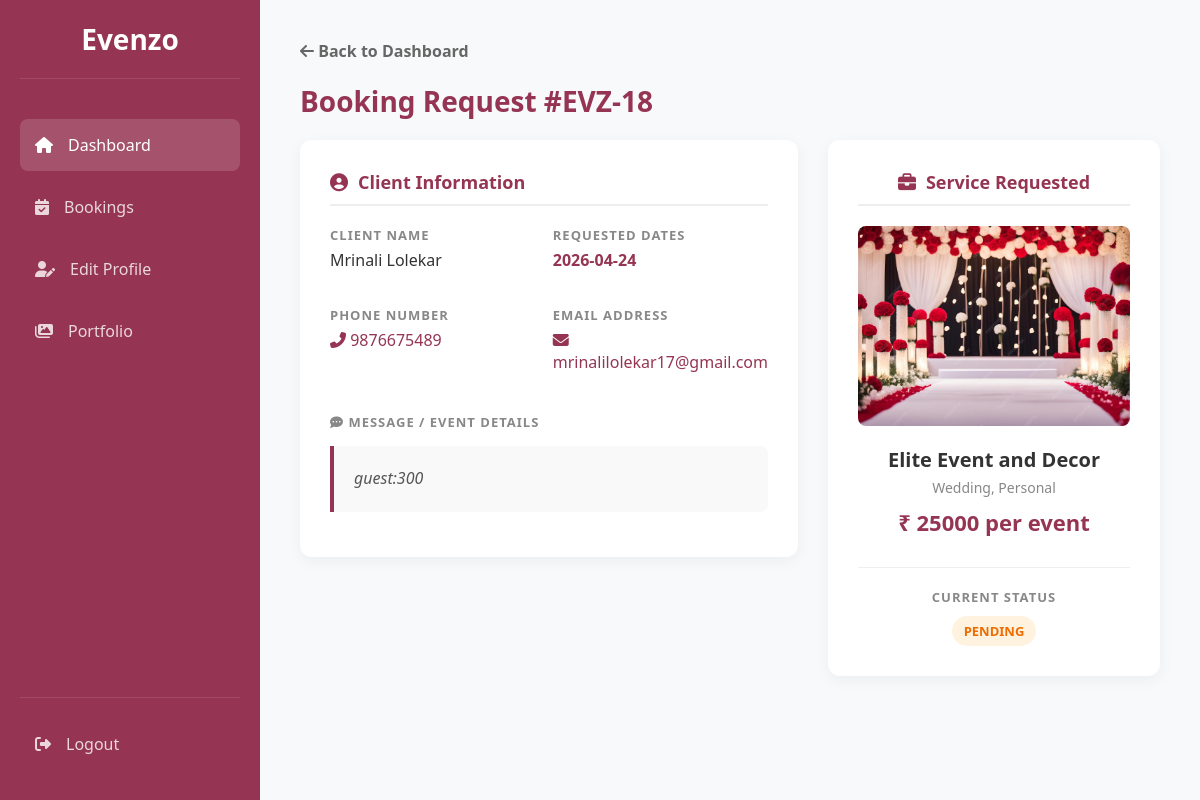
The page /view_booking/18 (signed in) on the database its author committed.
### tables this page shows
CREATE TABLE bookings (
            id INTEGER PRIMARY KEY AUTOINCREMENT,
            client_id INTEGER NOT NULL,
            manager_id INTEGER NOT NULL,
            service_id INTEGER,
            event_date DATE NOT NULL,
            status TEXT DEFAULT 'pending', -- pending, confirmed, rejected
            total_amount REAL,
            payment_status TEXT DEFAULT 'unpaid',
            created_at TIMESTAMP DEFAULT CURRENT_TIMESTAMP, client_phone TEXT, client_message TEXT, selected_package TEXT, event_location TEXT, cancelled_by TEXT, cancel_reason TEXT, transaction_id TEXT, receipt_number TEXT, cf_order_id TEXT,
            FOREIGN KEY (client_id) REFERENCES users (id),
            FOREIGN KEY (manager_id) REFERENCES users (id),
            FOREIGN KEY (service_id) REFERENCES services (id)
        );

CREATE TABLE users (
            id INTEGER PRIMARY KEY AUTOINCREMENT,
            full_name TEXT NOT NULL,
            email TEXT UNIQUE NOT NULL,
            password TEXT NOT NULL,
            role TEXT CHECK(role IN ('user', 'admin', 'eventmanager')) NOT NULL,
            is_approved INTEGER DEFAULT 0, -- 0=Pending, 1=Approved by Admin
            created_at TIMESTAMP DEFAULT CURRENT_TIMESTAMP
        , reset_otp TEXT, is_active INTEGER DEFAULT 1);

CREATE TABLE services (
                id INTEGER PRIMARY KEY AUTOINCREMENT,
                manager_id INTEGER NOT NULL,
                category TEXT,
                service_name TEXT NOT NULL,
                service_location TEXT,       
                services_offered TEXT,       
                experience_years INTEGER,    
                pricing TEXT,                
                images TEXT,                 
                description TEXT, unavailable_dates TEXT, pkg_basic_name TEXT DEFAULT 'Basic (Silver)', pkg_basic_price REAL DEFAULT 0.0, pkg_basic_desc TEXT, pkg_premium_name TEXT DEFAULT 'Premium (Gold)', pkg_premium_price REAL DEFAULT 0.0, pkg_premium_desc TEXT, pkg_luxury_name TEXT DEFAULT 'Luxury (Platinum)', pkg_luxury_price REAL DEFAULT 0.0, pkg_luxury_desc TEXT, package_tier TEXT DEFAULT 'Standard', is_active INTEGER DEFAULT 1,
                FOREIGN KEY (manager_id) REFERENCES users (id) ON DELETE CASCADE
            );

### app.py (the view)
@app.route('/view_booking/<int:booking_id>')
def view_booking(booking_id):
    if 'user_id' not in session or session['role'] != 'eventmanager':
        return redirect(url_for('index'))
    conn = get_db_connection()
    booking = conn.execute('''
        SELECT b.*, u.full_name as client_name, u.email as client_email,
               s.service_name, s.category, s.pricing, s.images, s.package_tier
        FROM bookings b
        JOIN users u ON b.client_id = u.id
        LEFT JOIN services s ON b.service_id = s.id
        WHERE b.id=? AND b.manager_id=?
    ''', (booking_id, session['user_id'])).fetchone()
    conn.close()
    if not booking:
        flash("Booking not found.")
        return redirect(url_for('dashboard'))
    return render_template('view_booking.html', booking=booking)

### app.py (called while the page is built)
def get_db_connection():
    conn = sqlite3.connect('database.db', timeout=10)
    conn.row_factory = sqlite3.Row
    conn.execute("PRAGMA foreign_keys = ON")
    return conn

### frontend/templates/view_booking.html (shortened to what this page needs)
<!DOCTYPE html>
<html lang="en">
<head>
    <link rel="stylesheet" href="https://cdnjs.cloudflare.com/ajax/libs/font-awesome/6.4.0/css/all.min.css">
</head>
<body>
    <div class="sidebar">
        <div class="logo">Evenzo</div>
        <nav class="nav-menu">
            <a href="{{ url_for('dashboard') }}" class="nav-item active"><i class="fas fa-home"></i> Dashboard</a>
            <a href="{{ url_for('dashboard') }}" class="nav-item"><i class="fas fa-calendar-check"></i> Bookings</a>
            <a href="{{ url_for('edit_profile') }}" class="nav-item"><i class="fas fa-user-edit"></i> Edit Profile</a>
            <a href="{{ url_for('portfolio') }}" class="nav-item"><i class="fas fa-images"></i> Portfolio</a>
        </nav>
        <div class="logout-container">
            <a href="{{ url_for('logout') }}" class="nav-item"><i class="fas fa-sign-out-alt"></i> Logout</a>
        </div>
    </div>
    <div class="main-content">
        <a href="{{ url_for('dashboard') }}" class="back-btn"><i class="fas fa-arrow-left"></i> Back to Dashboard</a>
        <h1 class="header-title">Booking Request #EVZ-{{ booking.id }}</h1>
        <div class="details-grid">
            <div class="card">
                <div class="card-header"><i class="fas fa-user-circle"></i> Client Information</div>
                <div style="display: grid; grid-template-columns: 1fr 1fr; gap: 20px; margin-bottom: 25px;">
                    <div class="info-row">
                        <div class="info-label">Client Name</div>
                        <div class="info-value">{{ booking.client_name }}</div>
                    </div>
                    <div class="info-row">
                        <div class="info-label">Requested Dates</div>
                        <div class="info-value" style="color: var(--primary); font-weight: bold;">{{ booking.event_date }}</div>
                    </div>
                    <div class="info-row">
                        <div class="info-label">Phone Number</div>
                        <div class="info-value"><a href="tel:{{ booking.client_phone }}"><i class="fas fa-phone-alt"></i> {{ booking.client_phone }}</a></div>
                    </div>
                    <div class="info-row">
                        <div class="info-label">Email Address</div>
                        <div class="info-value"><a href="mailto:{{ booking.client_email }}"><i class="fas fa-envelope"></i> {{ booking.client_email }}</a></div>
                    </div>
                </div>
                <div class="info-row">
                    <div class="info-label"><i class="fas fa-comment-dots"></i> Message / Event Details</div>
                    <div class="message-box">
                        {{ booking.client_message if booking.client_message else "The client did not provide any additional details." }}
                    </div>
                </div>
            </div>
            <div class="card portfolio-preview">
                <div class="card-header" style="justify-content: center;"><i class="fas fa-briefcase"></i> Service Requested</div>
                {% if booking.service_name %}
                    {% set raw_imgs = booking.images.split(',') if booking.images else [] %}
                    {% set clean_imgs = raw_imgs | reject('equalto', '') | list %}
                    {% if clean_imgs|length > 0 %}
                        <img src="{{ url_for('uploaded_file', filename=clean_imgs[0]) }}" alt="Service Image">
                    {% else %}
                        <div style="width: 100%; height: 200px; background: #eee; border-radius: 8px; display: flex; align-items: center; justify-content: center; color: #aaa; margin-bottom: 15px;">No Image</div>
                    {% endif %}
                    <h3 style="color: #333; font-size: 20px;">{{ booking.service_name }}</h3>
                    <p style="color: #888; font-size: 14px; margin-top: 5px;">{{ booking.category }}</p>
                    <div class="portfolio-price">₹ {{ booking.pricing }}</div>
                {% else %}
                    <h3 style="color: #666; margin: 40px 0;">Custom Package Request</h3>
                    <p style="color: #888;">The client has requested a custom service not tied to a specific portfolio item.</p>
                {% endif %}
                <div style="margin-top: 30px; padding-top: 20px; border-top: 1px solid #eee;">
                    <div class="info-label" style="margin-bottom: 10px;">Current Status</div>
                    <span class="status-badge status-{{ booking.status|lower }}">{{ booking.status }}</span>
                </div>
            </div>
        </div>
    </div>
</body>
</html>

### frontend/templates/view_booking.html (style rules this page uses)
:root { --primary: #953553; --bg-light: #f8f9fa; --sidebar-width: 260px; --text-dark: #333; }
* { margin: 0; padding: 0; box-sizing: border-box; font-family: 'Segoe UI', Tahoma, Geneva, Verdana, sans-serif; }
body { background-color: var(--bg-light); display: flex; min-height: 100vh; }
.sidebar { width: var(--sidebar-width); background-color: var(--primary); height: 100vh; position: fixed; left: 0; top: 0; color: white; padding: 20px; display: flex; flex-direction: column; z-index: 1000; }
.sidebar .logo { font-size: 28px; font-weight: bold; margin-bottom: 40px; text-align: center; border-bottom: 1px solid rgba(255,255,255,0.1); padding-bottom: 20px; }
.nav-menu { list-style: none; flex-grow: 1; }
.nav-item { padding: 15px; margin-bottom: 10px; border-radius: 8px; cursor: pointer; transition: 0.3s; display: flex; align-items: center; gap: 15px; color: rgba(255,255,255,0.8); text-decoration: none; }
.nav-item:hover, .nav-item.active { background-color: rgba(255,255,255,0.15); color: white; }
.logout-container { margin-top: auto; padding-top: 20px; border-top: 1px solid rgba(255,255,255,0.1); }
.main-content { margin-left: var(--sidebar-width); width: calc(100% - var(--sidebar-width)); padding: 40px; }
.back-btn { color: #666; text-decoration: none; font-size: 16px; display: inline-block; margin-bottom: 20px; transition: 0.2s; font-weight: bold; }
.header-title { color: var(--primary); margin-bottom: 20px; font-size: 28px; }
.details-grid { display: grid; grid-template-columns: 1.5fr 1fr; gap: 30px; align-items: start; }
.card { background: white; border-radius: 12px; padding: 30px; box-shadow: 0 4px 15px rgba(0,0,0,0.05); }
.card-header { font-size: 18px; font-weight: bold; color: var(--primary); margin-bottom: 20px; border-bottom: 2px solid #eee; padding-bottom: 10px; display: flex; align-items: center; gap: 10px; }
.info-row { margin-bottom: 15px; display: flex; flex-direction: column; gap: 5px; }
.info-label { font-size: 13px; color: #888; text-transform: uppercase; font-weight: bold; letter-spacing: 1px; }
.info-value { font-size: 16px; color: #333; font-weight: 500; }
.info-value a { color: var(--primary); text-decoration: none; }
.message-box { background: #f9f9f9; border-left: 4px solid var(--primary); padding: 20px; border-radius: 0 8px 8px 0; font-style: italic; color: #555; line-height: 1.6; margin-top: 10px; }
.portfolio-preview { text-align: center; }
.portfolio-preview img { width: 100%; height: 200px; object-fit: cover; border-radius: 8px; margin-bottom: 15px; }
.portfolio-price { font-size: 22px; color: var(--primary); font-weight: bold; margin-top: 10px; }
.status-badge { padding: 6px 12px; border-radius: 20px; font-size: 13px; font-weight: bold; text-transform: uppercase; display: inline-block; }
.status-pending { background: #fff3e0; color: #ef6c00; }

### rows shown on the page
bookings: id "18", event_date "2026-04-24", client_phone "9876675489", client_message "guest:300", status "PENDING"
users: client_name "Mrinali Lolekar", client_email "mrinalilolekar17@gmail.com"
services: service_name "Elite Event and Decor", category "Wedding, Personal", pricing "25000 per event"
